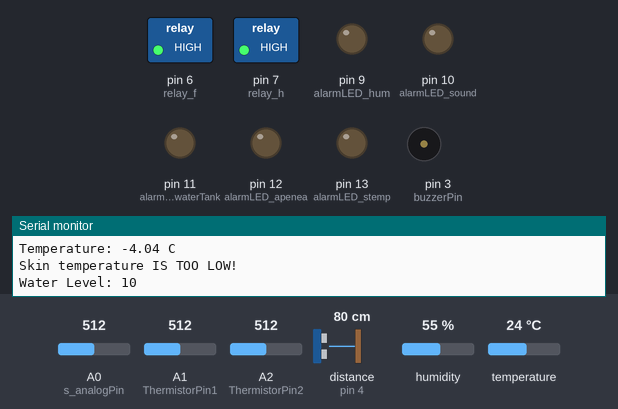
The sketch below on a simulated Arduino Uno, built with avr-gcc and run on an emulated ATmega328P. Shown: switched loads named in the sketch (green lamp = pin HIGH), output pins drawn as LEDs (lit = HIGH), buzzer (waves = sounding), the last lines printed to the serial monitor. Wiring (inferred from the names in the program): ultrasonic range finder: trigger pin 8; echo pin 4. The test bench sets the inputs (shaded band); at power-on: humidity 55 %, temperature 24 °C, A0 (s_analogPin) = 512, A1 (ThermistorPin1) = 512, A2 (ThermistorPin2) = 512, distance to the obstacle (sensor on pin 4) 80 cm. The echo pulse lasts 58.3 µs per cm; pins used as bus, display or sensor lines are not drawn.

Above: at 1.9 s.
2.0 s: humidity set to 68 %
4.5 s: humidity set to 71 %
At 7.3 s:
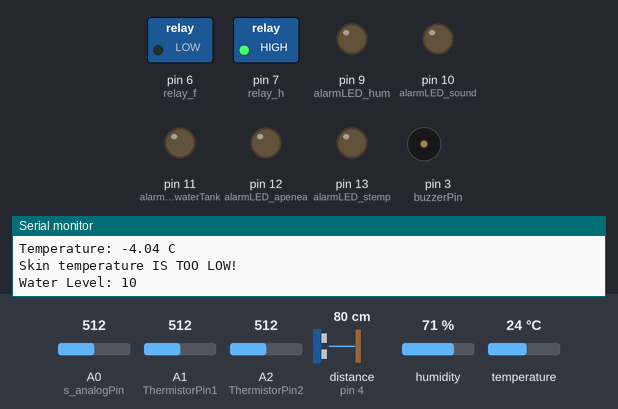
7.6 s: temperature set to 31 °C
10.3 s: temperature set to 34 °C
At 12.8 s:
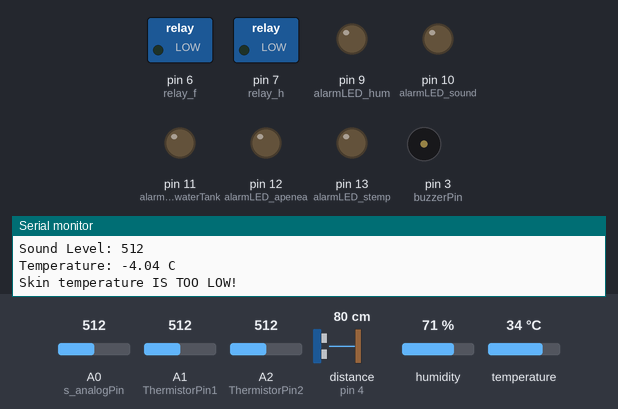
13.6 s: humidity set to 79 %
16.3 s: humidity set to 82 %
At 19.2 s:
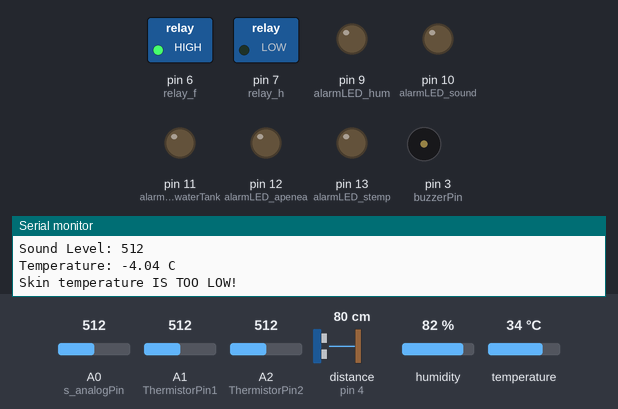
Timing chart, 0 to 20.6 s (numbered marks = the images above; inputs shaded):
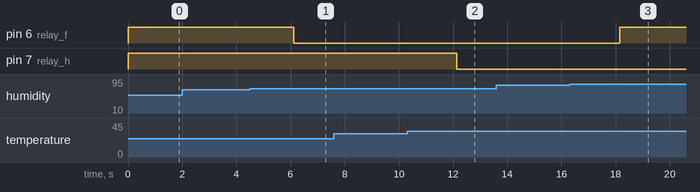

The sketch:

incubator.ino
```cpp
#include <DHT.h>
#include <DHT_U.h>

//temp&hum pins
const int DHTPIN = 2;    // Digital pin connected to the DHT sensor (Signal pin)##############
#define DHTTYPE DHT11   // DHT 11(Defining DHT type)
DHT dht(DHTPIN, DHTTYPE); // Creates a DHT object. Parameters: (DHT Pin, DHT Type)
const int ThermistorPin1 = A1; //skin temp sensor
int Vo;
float R1 = 10000;
float logR2, R2, T,TC;
float c1 = 1.009249522e-03, c2 = 2.378405444e-04, c3 = 2.019202697e-07;

//sound sensor pins
const int s_analogPin = A0; //analog signal sound
int s_analogValue=0;

//Alarm pins
int LED;
const int alarmLED_temp = 8; // LED Alarm
const int alarmLED_hum = 9; // LED Alarm
const int alarmLED_sound = 10; // LED Alarm
const int alarmLED_waterTank = 11; // LED Alarm
const int alarmLED_apenea = 12; // LED Alarm
const int alarmLED_stemp = 13; // LED Alarm
//const int flow_LED =  ;
//const int alarmLED_ox = ; //led output

const int buzzerPin = 3; // buzzer pin

// relay pins
const int relay_f = 6;
const int relay_h = 7;

//Apenea
int ThermistorPin2 = A2;
int ar[50];


//ultrasonic pins
// defines pins numbers
 int trigPin = 3;
 int echoPin = 4;
// defines variables
long duration;
int distance;
int initial_position = 10; // where the sensor is placed away from the bottom of the tank

/*
//Oxygen Concentration Control

int ox_analogPin = A2; //analog signal
int ox_analogValue = 0;

// flow control

int flow_analogPin = A0;
int flow_analogValue = 0;
*/


// Variable Ranges
int hum_min = 70; //(For babies 29 - 30 weeks gestation)
int hum_max = 80;
int temp_min = 33;
int temp_max = 38;
int stemp_min = 37.5;//############
int stemp_max = 38.5;//#############
int waterLevel_min = 2;


//function prototypes
bool temp ();
void alarm(int);
void hum (bool);
void sound();
void skin_temp();
void Water_level();


void setup() {
  // put your setup code here, to run once:
  Serial.begin(9600);
  Serial.println(F("DHT11 test!"));
  pinMode(alarmLED_temp, OUTPUT); // output the LED pin
  pinMode(alarmLED_hum, OUTPUT); // output the LED pin
  pinMode(alarmLED_sound, OUTPUT); // output the LED pin
  pinMode(alarmLED_waterTank, OUTPUT); // output the LED pin
  pinMode(alarmLED_stemp, OUTPUT);
  pinMode(alarmLED_apenea, OUTPUT);
  pinMode(buzzerPin, OUTPUT);//buzzer output
  pinMode(relay_h, OUTPUT);
  pinMode(relay_f, OUTPUT);
  digitalWrite(relay_h, HIGH);//at first heater is on
  digitalWrite(relay_f,HIGH);//at first fan is on
  digitalWrite(alarmLED_temp,LOW);//at first the led is off
  digitalWrite(alarmLED_hum,LOW);
  digitalWrite(alarmLED_sound,LOW);
  digitalWrite(alarmLED_waterTank,LOW);
  digitalWrite(alarmLED_stemp,LOW);
  digitalWrite(alarmLED_apenea,LOW);
  pinMode(s_analogPin,INPUT);
  dht.begin();// Launch the DHT11 sensor
  pinMode(trigPin, OUTPUT); // Sets the trigPin as an Output
  pinMode(echoPin, INPUT); // Sets the echoPin as an Input
 // pinMode (ox_analogPin,INPUT);
 // pinMode (alarmLED_ox,OUTPUT);
}

void loop() {
  bool heater = temp();
  hum (heater);
  sound();
  skin_temp();
  Water_level();
  apenea();
  //oxygen();
  Serial.println ("--------------------------");
  //delay (3000);

}


/****************************************************/

//Alarm
void alarm(int LED){

  digitalWrite(LED, HIGH);
  tone(buzzerPin, 500);
//  delay (500);
  digitalWrite(LED, LOW);
  noTone(buzzerPin);

  }


//humidity
void hum (bool heater){
  //humidity reading
  float h = dht.readHumidity();
  LED = alarmLED_hum;

  //failed probe
  if (isnan(h)) {
    Serial.println("Failed to read from DHT sensor!");// Print error when there's the error
    return;
  }
  Serial.print("Humidity: ");
  Serial.println(h);

  //humidity alarm/control
  //heater is on
  if (heater == true){
    if ( (h >= hum_min) && (h<= hum_max) ){
       digitalWrite(relay_f,LOW); //fan off
    }
    if (h < hum_min) {
      Serial.println("HUMIDITY IS TOO LOW!");

      alarm(LED);
      digitalWrite(relay_f, HIGH); //fan on

    }

    if (h > hum_max) {
      Serial.println("HUMIDITY IS TOO HIGH!");
      alarm(LED);
      digitalWrite(relay_f, LOW);

    }
  }

  //heater is off
  if (heater == false){
    if ( (h >= hum_min) && (h<= hum_max) ){
       digitalWrite(relay_f,LOW); //fan off
    }
    if (h < hum_min) {
      Serial.println("HUMIDITY IS TOO LOW!");
      alarm(alarmLED_hum);
      digitalWrite(relay_f, LOW); //fan off
    }

    if (h > hum_max) {
      Serial.println("HUMIDITY IS TOO HIGH!");
      alarm(alarmLED_hum);
      digitalWrite(relay_f, HIGH);//fann is on
    }
  }
}
/**************************************************/
//Air temperature
bool temp (){
  bool heater;
  //temperature reading
  float t = dht.readTemperature();
  LED = alarmLED_temp;

  //failed probe
  if (isnan(t)) {
    Serial.println("Failed to read from DHT sensor!");// Print error when there's the error
    return;
  }
  Serial.print("Temperature: ");
  Serial.print(t);
  Serial.println("°C");

  //temperature alarm
  //temp in desired range
  if ((t >= temp_min) && (t <= temp_max)) {
    digitalWrite(relay_h, LOW);//heater off
    heater = false;
  }

  if (t < temp_min) {
    Serial.println("Temperature IS TOO LOW!");
    alarm(LED);
    digitalWrite(relay_h, HIGH);//heater on
    heater=true;
  }

  if (t > 38) {
    Serial.println("Temperature IS TOO HIGH!");
    alarm(LED);
    digitalWrite(relay_h, LOW);//heater off
    heater= false;
  }
  return heater;
}
/****************************************************/
// Sound sensor
void sound() {
 s_analogValue = analogRead (s_analogPin);
 LED = alarmLED_sound;

 //probe fail alarm
 if(isnan(s_analogValue)){
  Serial.print("Failed to read from Sound Sensor!");// Print error when there's the error
  return;
 }
 Serial.print("Sound Level: ");
 Serial.println (s_analogValue, DEC);

 //Noise Alarm
 if (s_analogValue>55){
  digitalWrite (LED,HIGH);
//  delay(500);
  digitalWrite (LED,LOW);
 }
}

/****************************************************/

void apenea(){

    ar[0] = analogRead(ThermistorPin2);
    int maximum = ar[0];
    int minimum = ar[0];
    bool flag1 = false;
    bool flag2 = false;

    for (int i = 1; i < 20; i++){
        ar [i] = analogRead(ThermistorPin2);
        // Serial.println(ar[i]);
        maximum = max (ar[i], maximum);
        minimum = min (ar[i], minimum);
        delay (100);
    }
    if ((maximum-minimum) < 10){
      //digitalWrite(alarmLED_apenea, HIGH);
      Serial.println("LOW respiration");
      if (!flag1)
        flag1 = true;
      else if (!flag2)
        flag2 = true;
      else {
        // 4 seconds without breathing
        digitalWrite(alarmLED_apenea, HIGH);
        Serial.println("The baby is hardly breathing!");
        }
    }
    //else if ((maximum-minimum) > 50){
      //noise
      //}
    else{
      // Normal respiration
      digitalWrite(alarmLED_apenea, LOW);
      flag1 = false;
      flag2 = false;
    }
  }


 /****************************************************/
// Skin temp
void skin_temp() {

  Vo = analogRead(ThermistorPin1);
  LED = alarmLED_stemp;

/* //probe fail alarm
  if(isnan(Vo)){
    Serial.println("Failed to read from skin temperature Sensor!");// Print error when there's the error
    return;
  }
  */


  if(Vo ==0){
    Serial.println("Failed to read from skin temperature Sensor!");


  }
  else{
  R2 = R1 * (1023.0 / (float)Vo - 1.0);
  logR2 = log(R2);
  T = (1.0 / (c1 + c2*logR2 + c3*logR2*logR2*logR2));
  T = T - 273.15;
  //T = (T * 9.0)/ 5.0 + 32.0;
  TC= (T-32)*(5.0/9);

  Serial.print("Temperature: ");
  Serial.print(TC);
  Serial.println(" C");


  //Skin temp Alarms
  if (TC < stemp_min) {
    Serial.println("Skin temperature IS TOO LOW!");
    alarm(LED);
  }

  if (TC > stemp_max) {
    Serial.println("Skin Temperature IS TOO HIGH!");
    alarm(LED);
  }

  }
  }

   /****************************************************/
// Water tank level

void Water_level() {

  LED = alarmLED_waterTank;
  // Clears the trigPin
  digitalWrite(trigPin, LOW);
  delayMicroseconds(2);

  // Sets the trigPin on HIGH state for 10 micro seconds
  digitalWrite(trigPin, HIGH);
  delayMicroseconds(10);
  digitalWrite(trigPin, LOW);

  // Reads the echoPin, returns the sound wave travel time in microseconds
  duration = pulseIn(echoPin, HIGH);


  // Calculating the distance -> distance= duration*0.034/2;
  distance= initial_position - (duration*0.034/2) ;
  if (distance > 0)
  {
    Serial.print("Water Level: ");
    Serial.println(distance);

    if(distance < waterLevel_min)
    {

      Serial.println("----Low Water Level, please refill the tank----");
      alarm(LED);
      digitalWrite(relay_h, HIGH);//heater on

    }
  }
}
/****************************************************/

// oxygen concentration sensor
/*
void oxygen(){

 ox_analogValue = analogRead (ox_analogPin);
 Serial.println (ox_analogValue, DEC);
 LED = alarmLED_ox;


 if ((ox_analogValue<82)||(ox_analogValue>98)){
  alarm(LED);

  }
  */

 // oxygen flow
 /*
void flow(){

 flow_analogValue = analogRead (flow_analogPin);
 Serial.println (flow_analogValue, DEC);

 if ((flow_analogValue<1.5)||(flow_analogValue>2)){
  digitalWrite(flow_LED , HIGH);


   if ( flow_analogValue>2 ){
       digitalWrite(relay_f,LOW); //fan off
    }
    if (flow_analogValue<1.5) {
     digitalWrite(relay_f, HIGH);//fann is on
    }

  }
  */
```

Measured:
- the behaviour switches between 69 and 70 % on humidity (found by bisection; images 0 and 1)
- the behaviour switches between 32 and 33 °C on temperature (found by bisection; images 1 and 2)
- the behaviour switches between 80 and 81 % on humidity (found by bisection; images 2 and 3)
- after the input at 4.5 s, pin 6 (relay_f): HIGH → LOW after 1.6 s
- after the input at 10.3 s, pin 7 (relay_h): HIGH → LOW after 1.8 s
- after the input at 16.3 s, pin 6 (relay_f): LOW → HIGH after 1.8 s
